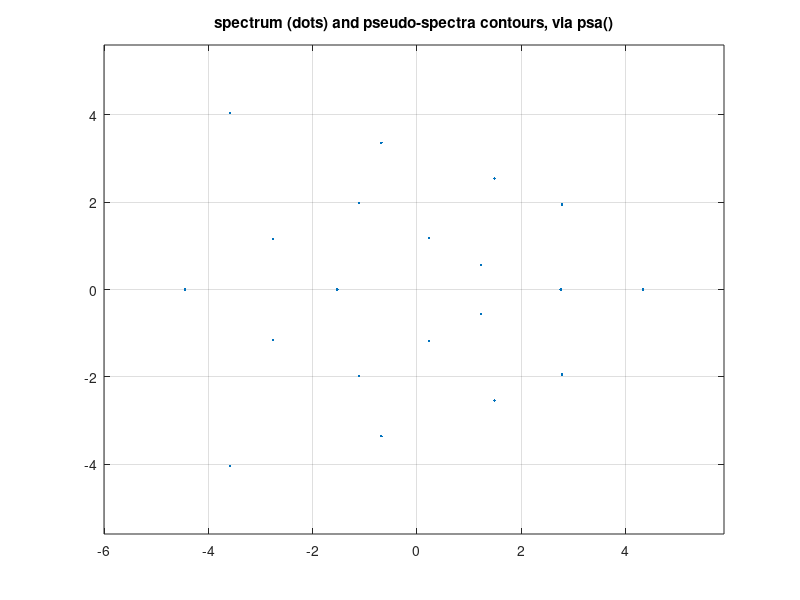

Source code (MATLAB): (Note: this script raises an error after producing the figure.)
% multiscalePseudoSpectra()  hierarchially contours the
% 2-norm pseudospectra of a given matrix A.  For matrices A
% obtained from multiscale systems there are often big
% boring gaps in the spectrum which it is useless to bother
% analysing.  So this hierarchial version heuristically
% concentrates on 'interesting' regions.  It is based upon
% psa.m which is typically about N/4 times faster than the
% obvious SVD method.  Comes with no guarantees! L.N.
% Trefethen, March 1999.  Ditto, AJR, 18 May 2023

function multiscalePseudoSpectra(A,sc,maxLevel,nInt) 

% Inputs:
% A - the matrix to contour the pseudospectra
if nargin<1, A=randn(20); disp("Using matrix randn(20)"), end
%
% sc - (optional, default Inf) parameter(s) of nonlinear
% scaling in the plot.  Let s:=|eigenvalue|, then for s<sc
% the plot is approximately linear, and for s>sc the plot is
% approximately logarithmic.
if nargin<2, sc=Inf; end
%
% maxLevel - (optional, default 2) depth of recursive refinement
if nargin<3, maxLevel=2; end
%
% nInt - (optional, default 22) the grid resolution of each level
% maxLevel=3; nInt=10; % similar resolution and operation count
if nargin<4, nInt=22; end

% Output: in the current figure, plots spectrum and plots
% the pseudospectra contours at levels 10^n for n in log10Vals

% Parameters:  
% fracZoom is the fraction of mesh points to refine about.
% With fracZoom=1/nInt, operation count is roughly propto
% nInt^(maxLevel+1)
fracZoom = 1/nInt; 
log10Vals = -8:2; 


% establish independent scaling in each direction
if numel(sc)==1, sc=[sc sc]; end
if sc(1)==Inf, xSpace = @(a,b,n) linspace(a,b,n+1);
else xSpace = @(a,b,n) sc(1)*sinh( ...
              linspace(asinh(a/sc(1)),asinh(b/sc(1)),n+1) );
end
if sc(2)==Inf, ySpace = @(a,b,n) linspace(a,b,n+1);
else ySpace = @(a,b,n) sc(2)*sinh( ...
              linspace(asinh(a/sc(2)),asinh(b/sc(2)),n+1) );
end

% Compute Schur form, from psa.m
  [U,T] = schur(A);
  if isreal(A), [U,T] = rsf2csf(U,T); end
  T = triu(T); eigA = diag(T);

% Initial plot of eigenvalues as dots
  s = 0.08*norm(A,1);
  xmin = min(real(eigA))-s;  ymin = min(imag(eigA))-s;
  xmax = max(real(eigA))+s;  ymax = max(imag(eigA))+s; 
  clf, plot(real(eigA),imag(eigA),'.'), hold on
  axis([xmin xmax ymin ymax]), grid on, drawnow
  title('spectrum (dots) and pseudo-spectra contours, via psa()') % AJR

% From psa.m, reorder Schur decomposition and compress to
% interesting subspace:
%  select = find(real(eigA)>-250) % <- ALTER SUBSPACE SELECTION
  select = 1:length(eigA); % Hmmm, lets do all subspaces??
  n = length(select);
  for ii = 1:n
    for kk = select(ii)-1:-1:ii
      G([2 1],[2 1]) = planerot([T(kk,kk+1) T(kk,kk)-T(kk+1,kk+1)]')';
      J = kk:kk+1; T(:,J) = T(:,J)*G; T(J,:) = G'*T(J,:);
    end
  end
  T = triu(T(1:n,1:n)); I = eye(n);
 
  % Set up mesh grid M{1} for coarse contour plot:
  M{1}.x = xSpace(xmin,xmax,nInt);
  M{1}.y = ySpace(ymin,ymax,nInt)';
  
  drawLevel(1)
  hold off
  xlabel('$\Re\lambda$'), ylabel('$\Im\lambda$')
  colormap(0.8*parula(numel(log10Vals)))
  % designed to use quasiLogAxes(), but need not 
  if exist('quasiLogAxes')==2, quasiLogAxes(sc(1),sc(2)); end
  return% end of this function execution



% resursive function to compute and draw the contours
function drawLevel(l)

  % iteration code from psa.m  Note i is y-thing, j is x-thing
  Z = M{l}.x+1i*M{l}.y;
  sigmin = nan(size(Z));
  for i = 1:length(M{l}.y)
    if isreal(A) & (abs(sum(M{l}.y([1 end])))<1e-9) & (i>(length(M{l}.y)+1)/2)
      sigmin(i,:) = sigmin(length(M{l}.y)+1-i,:);
    else
      for j = 1:length(M{l}.x)
        z = Z(i,j); T1 = z*I-T; T2 = T1';
        if real(z)<1e9 % was 100      % <- ALTER GRID POINT SELECTION
          sigold = 0; qold = zeros(n,1); beta = 0; H = [];
          q = randn(n,1) + sqrt(-1)*randn(n,1); q = q/norm(q);
          for k = 1:99
            v = T1\(T2\q) - beta*qold;
            alpha = real(q'*v); v = v - alpha*q;
            beta = norm(v); qold = q; q = v/beta;
            H(k+1,k) = beta; H(k,k+1) = beta; H(k,k) = alpha;
            if (alpha>1e100), sig = alpha; 
            else sig = max(eig(H(1:k,1:k))); 
            end%if
            if (abs(sigold/sig-1)<.001) | (sig<3 & k>2), break, end
            sigold = sig;
          end%for k
          sigmin(i,j) = 1/sqrt(sig);
        end%if real(z)
      end
    end%if
  end%for i
  sig0 = 10^(min(log10Vals)-2); % avoid log(zero)
  M{l}.h = log10(sigmin+sig0);
  
  % conditionally recursively refine
  if l<maxLevel
    % proceed to heuristically find grid indices i,j to refine
    i=2:nInt;
    curv=M{l}.h(i+1,i)+M{l}.h(i-1,i)+M{l}.h(i,i+1)+M{l}.h(i,i-1)-4*M{l}.h(i,i);
    [curvSort,ij] = sort(curv(:),'Descend');
    K=ceil(fracZoom*numel(curv));
    [i,j]=ind2sub([1 1]*(nInt-1),sort(ij(1:K)));
    i=i+1; j=j+1;
    % for each of these points 
    for k=1:K
      % mark point as nan at this level so no contours close
      M{l}.h(i(k),j(k))=nan;
      % Set the refined grid to use at next level.  When
      % neighbours have been refined, then halve the domain
      % of this refinement. Due to ordering of sorted ij,
      % just test N and W neighbours 
      if M{l}.h(i(k)-1,j(k))==nan
           yMin=M{l}.y(i(k)); ny=nInt/2;
      else yMin=M{l}.y(i(k)-1); ny=nInt;
      end
      if M{l}.h(i(k),j(k)-1)==nan
           xMin=M{l}.x(j(k)); nx=nInt/2;
      else xMin=M{l}.x(j(k)-1); nx=nInt;
      end
      M{l+1}.y = ySpace(yMin,M{l}.y(i(k)+1),ny)';
      M{l+1}.x = xSpace(xMin,M{l}.x(j(k)+1),nx);
      % recurse to next level
      drawLevel(l+1)   
    end% for k
  end% if l
  
  % now plot the contours for this level (so coarsest last)
  contour(M{l}.x,M{l}.y,M{l}.h,log10Vals,'ShowText','on');
end% function drawLevel
  
end% function multiscalePseudoSpectra
